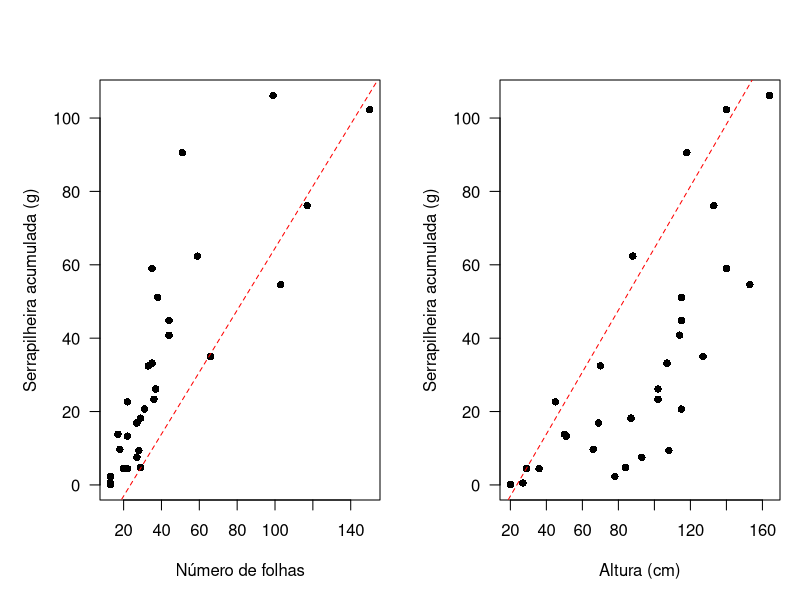

Write R code to recreate this figure. (Note: this script raises an error after producing the figure.)
## ---- chunk 1
knitr::opts_chunk$set(echo = TRUE)
## ---- chunk 2
serrap <- read.csv("./data/serrapilheira.csv")

biomassa <- serrap$biomassa_serrapilheira_g
folhas <- serrap$num_folhas
altura <- serrap$altura_total_cm
riqueza <- serrap$riqueza

mod_h1 <- glm(biomassa ~ folhas * altura)

anova(mod_h1,test = "Chisq")

# plots
par(mfrow = c(1, 2), mar = c(5, 5, 4, 1))
plot(
  biomassa ~ folhas,
  pch = 16,
  las = 1,
  xlab = "Número de folhas",
  ylab = "Serrapilheira acumulada (g)"
)
abline(mod_h1, lty = 2, col = "red")

plot(
  biomassa ~ altura,
  pch = 16,
  las = 1,
  xlab = "Altura (cm)",
  ylab = "Serrapilheira acumulada (g)"
)
abline(mod_h1, lty = 2, col = "red")
dev.off()
## ---- chunk 3
mod_3 = glm(riqueza ~ biomassa, family = quasipoisson)
anova(mod_3,test = "Chisq")

# plot 3
plot(
  riqueza ~ biomassa,
  pch = 16,
  las = 1,
  xlab = "Serrapilheira acumulada (g)",
  ylab = "Riqueza de invertebrados"
)
curve(exp(2.147680 + 0.007803 * x), add = T, col = "red")
